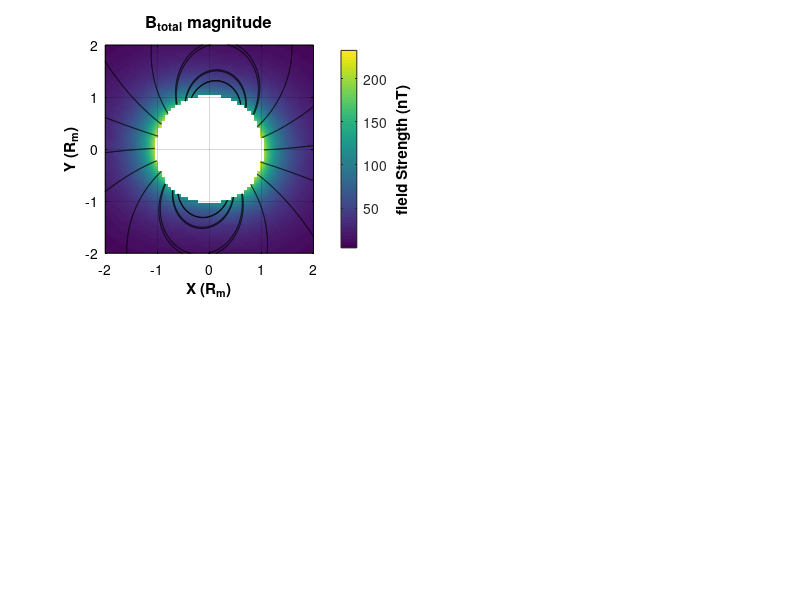

This chart was generated by the following MATLAB code: (Note: this script raises an error after producing the figure.)
%% visualizing 2d slices of B_sec(t) heatmaps with field lines 

clear

% define constants

r_m = 1560; % Europa radius (km)

B_prim = 250; % approximate background field amplitude nT

A = 0.95; % amplitude response factor

phi = 0.14; % phase lag in radians (around 8 deg)

synodic_period = 11.23 * 3600; % 11.23 hr period

omega = 2*pi / (synodic_period); % synodic freq. (rad/sec)


% inducing field direction

e0x = [1;0;0];

e0y = [0;1;0];


%%%%%%%%%%%%%%%%%%%%%%%%%%%%%%%%%%%%%%%%%%%%%%%%%%%%%%%%%%%%%%%%%%%%%%%%%%%%%%%%%%%%%%%%%%%%%%


% create spatial grid

grid_limit = 2.5 * r_m;

num_points = 80;

[X, Y, Z] = meshgrid(linspace(-grid_limit, grid_limit, num_points), ...
    linspace(-grid_limit, grid_limit, num_points), ...
    linspace(-grid_limit, grid_limit, num_points));


% find the index corresponding to the Z = 0 plane

[~, z_idx] = min(abs(Z(1,1,:)));


% extract the 2D plane grid coordinates

X_slice = X(:,:,z_idx);
Y_slice = Y(:,:,z_idx);


% fixed seed points
% ring of seeds around the moon

seed_radius = 1.3 * r_m;
num_seeds = 24;
seed_angles = linspace(0, 2*pi, num_seeds + 1);
seed_angles(end) = []; % avoid duplicate point at 0 = 2pi

seedX = seed_radius * cos(seed_angles(:));
seedY = seed_radius * sin(seed_angles(:));


% set up animation time array

num_frames = 100;

time_steps = linspace(0, synodic_period, num_frames);


% create figure once outside the loop with a white background

fig = figure('Color', 'w');
set(gcf, 'Position', [100, 100, 1000, 800]);


%%%%%%%%%%%%%%%%%%%%%%%%%%%%%%%%%%%%%%%%%%%%%%%%%%%%%%%%%%%%%%%%%%%%%%%%%%%%%%%%%%%%%%%%%%%%%%


% animation loop

for t = time_steps

    % initialize arrays to hold 2D field slice components
    Bx_slice = NaN(size(X_slice));
    By_slice = NaN(size(X_slice));
    Bz_slice = NaN(size(X_slice));

    % loop through the 2D grid slice to compute spatial part of equations
    for i = 1:numel(X_slice)

        r_vec = [X_slice(i); Y_slice(i); 0];
        r = norm(r_vec);

        if r < r_m
            continue;
        end

        % X EQUATION
        r_dot_e0x = dot(r_vec, e0x);
        spatial_bracketx = 3 * r_dot_e0x * r_vec - (r^2) * e0x;
        coefx = - (A * B_prim * r_m^3) * (cos(omega * t - phi)) / (2 * r^5);

        % Y EQUATION
        r_dot_e0y = dot(r_vec, e0y);
        spatial_brackety = 3 * r_dot_e0y * r_vec - (r^2) * e0y;
        coefy = - (A * B_prim * r_m^3) * (sin(omega * t - phi)) / (2 * r^5);

        B_vector = (coefx * spatial_bracketx) + (coefy * spatial_brackety);
        Bx_slice(i) = B_vector(1);
        By_slice(i) = B_vector(2);
        Bz_slice(i) = B_vector(3);
    end

    %%%%%%%%%%%%%%%%%%%%%%%%%%%%%%%%%%%%%%%%%%%%%%%%%%%%%%%%%%%%%%%%%%%%%%%%%%%%%%%%%%%%%%%%%%%%%%

    Btot_slice = sqrt(Bx_slice.^2 + By_slice.^2 + Bz_slice.^2);

    % streamlines
    % same technique as the 3D stream3 version
    verts_forward  = stream2(X_slice, Y_slice, Bx_slice, By_slice, seedX, seedY);
    verts_backward = stream2(X_slice, Y_slice, -Bx_slice, -By_slice, seedX, seedY);

    stitched_lines = cell(num_seeds, 1);
    for k = 1:num_seeds
        v_f = verts_forward{k};
        v_b = verts_backward{k};

        if isempty(v_f) && isempty(v_b)
            stitched_lines{k} = [];
        elseif isempty(v_f)
            stitched_lines{k} = v_b;
        elseif isempty(v_b)
            stitched_lines{k} = v_f;
        else
            stitched_lines{k} = [flipud(v_b); v_f];
        end
    end
    
    %%%%%%%%%%%%%%%%%%%%%%%%%%%%%%%%%%%%%%%%%%%%%%%%%%%%%%%%%%%%%%%%%%%%%%%%%%%%%%%%%%%%%%%%%%%%%%

    clf;

    titles = {'B_{total} magnitude', 'B_x (azimuthal) component', 'B_y (radial) component', 'B_z component'};
    data_slices = {Btot_slice, Bx_slice, By_slice, Bz_slice};

    max_val = A * B_prim / 2;

    for p = 1:4
        ax = subplot(2, 2, p);

        h = pcolor(X_slice / r_m, Y_slice / r_m, data_slices{p});
        set(h, 'EdgeColor', 'none');
        shading interp;
        axis equal;

        xlim([-2, 2]); ylim([-2, 2]);

        hold on;

        % draw lines
        for k = 1:num_seeds
            v = stitched_lines{k};
            if isempty(v)
                continue;
            end
            plot(v(:,1) / r_m, v(:,2) / r_m, 'k-', 'LineWidth', 0.75);
        end
      %%%%%%%%%%%%%%%%%%%%%%%%%%%%%%%%%%%%%%%%%%%%%%%%%%%%%%%%%%%%%%%%%%%%%%%%%%%%%%%%%%%%%%%%%%%%%%

        set(ax, 'XColor', 'k', 'YColor', 'k', 'ZColor', 'k', 'Layer', 'top');
        grid on;

        xlabel('X (R_m)', 'Color', 'k', 'FontSize', 11, 'FontWeight', 'bold');
        ylabel('Y (R_m)', 'Color', 'k', 'FontSize', 11, 'FontWeight', 'bold');
        title(titles{p}, 'Color', 'k', 'FontSize', 12, 'FontWeight', 'bold');

        c = colorbar;
        ylabel(c, 'field Strength (nT)', 'Color', 'k', 'FontWeight', 'bold');
        set(c, 'Color', 'k');

        if p == 1
            clim([0, max_val]);
            colormap(gca, 'parula');
        else
            clim([-max_val, max_val]);
            colormap(gca, 'jet');
        end

        theta_circle = linspace(0, 2*pi, 100);
        fill(1.08*cos(theta_circle), 1.08*sin(theta_circle), [0.15 0.15 0.15], ...
             'EdgeColor', 'k', 'LineWidth', 2.5);
    end

    sgtitle(sprintf('2D slice (Z=0) B_s_e_c heatmaps at t = %.2f hours', t/3600), ...
        'Color', 'k', 'FontSize', 14, 'FontWeight', 'bold');

    drawnow;
    pause(0.3);

end
